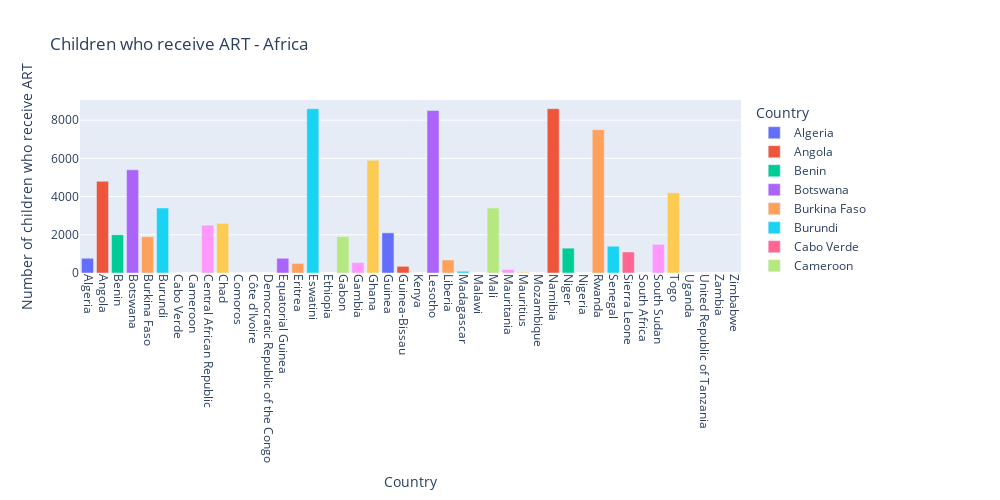

Notebook source saved alongside this figure:
### Code cell
fig = px.bar(ChildrenreceivingART, x=ChildrenreceivingART.index, y='Reported number of children receiving ART', 
             title="Children who receive ART - Africa",
             labels={'Reported number of children receiving ART': 'Number of children who receive ART'},
             color=ChildrenreceivingART.index,  # Color by the index
             height=500, width=1000)

fig.update_xaxes(tickangle=90)
fig.show()

### Figure 1 — Plotly figure (JSON) as saved in the notebook; plotly's stock layout.template omitted (floating-point values rounded to 4 significant figures)
{"data": [{"alignmentgroup": "True", "hovertemplate": "Country=%{x}<br>Number of children who receive ART=%{y}<extra></extra>", "legendgroup": "Algeria", "marker": {"color": "#636efa", "pattern": {"shape": ""}}, "name": "Algeria", "offsetgroup": "Algeria", "orientation": "v", "showlegend": true, "textposition": "auto", "type": "bar", "x": ["Algeria"], "xaxis": "x", "y": [770], "yaxis": "y"}, {"alignmentgroup": "True", "hovertemplate": "Country=%{x}<br>Number of children who receive ART=%{y}<extra></extra>", "legendgroup": "Angola", "marker": {"color": "#EF553B", "pattern": {"shape": ""}}, "name": "Angola", "offsetgroup": "Angola", "orientation": "v", "showlegend": true, "textposition": "auto", "type": "bar", "x": ["Angola"], "xaxis": "x", "y": [4800], "yaxis": "y"}, {"alignmentgroup": "True", "hovertemplate": "Country=%{x}<br>Number of children who receive ART=%{y}<extra></extra>", "legendgroup": "Benin", "marker": {"color": "#00cc96", "pattern": {"shape": ""}}, "name": "Benin", "offsetgroup": "Benin", "orientation": "v", "showlegend": true, "textposition": "auto", "type": "bar", "x": ["Benin"], "xaxis": "x", "y": [2000], "yaxis": "y"}, {"alignmentgroup": "True", "hovertemplate": "Country=%{x}<br>Number of children who receive ART=%{y}<extra></extra>", "legendgroup": "Botswana", "marker": {"color": "#ab63fa", "pattern": {"shape": ""}}, "name": "Botswana", "offsetgroup": "Botswana", "orientation": "v", "showlegend": true, "textposition": "auto", "type": "bar", "x": ["Botswana"], "xaxis": "x", "y": [5400], "yaxis": "y"}, {"alignmentgroup": "True", "hovertemplate": "Country=%{x}<br>Number of children who receive ART=%{y}<extra></extra>", "legendgroup": "Burkina Faso", "marker": {"color": "#FFA15A", "pattern": {"shape": ""}}, "name": "Burkina Faso", "offsetgroup": "Burkina Faso", "orientation": "v", "showlegend": true, "textposition": "auto", "type": "bar", "x": ["Burkina Faso"], "xaxis": "x", "y": [1900], "yaxis": "y"}, {"alignmentgroup": "True", "hovertemplate": "Country=%{x}<br>Number of children who receive ART=%{y}<extra></extra>", "legendgroup": "Burundi", "marker": {"color": "#19d3f3", "pattern": {"shape": ""}}, "name": "Burundi", "offsetgroup": "Burundi", "orientation": "v", "showlegend": true, "textposition": "auto", "type": "bar", "x": ["Burundi"], "xaxis": "x", "y": [3400], "yaxis": "y"}, {"alignmentgroup": "True", "hovertemplate": "Country=%{x}<br>Number of children who receive ART=%{y}<extra></extra>", "legendgroup": "Cabo Verde", "marker": {"color": "#FF6692", "pattern": {"shape": ""}}, "name": "Cabo Verde", "offsetgroup": "Cabo Verde", "orientation": "v", "showlegend": true, "textposition": "auto", "type": "bar", "x": ["Cabo Verde"], "xaxis": "x", "y": [0], "yaxis": "y"}, {"alignmentgroup": "True", "hovertemplate": "Country=%{x}<br>Number of children who receive ART=%{y}<extra></extra>", "legendgroup": "Cameroon", "marker": {"color": "#B6E880", "pattern": {"shape": ""}}, "name": "Cameroon", "offsetgroup": "Cameroon", "orientation": "v", "showlegend": true, "textposition": "auto", "type": "bar", "x": ["Cameroon"], "xaxis": "x", "y": [null], "yaxis": "y"}, {"alignmentgroup": "True", "hovertemplate": "Country=%{x}<br>Number of children who receive ART=%{y}<extra></extra>", "legendgroup": "Central African Republic", "marker": {"color": "#FF97FF", "pattern": {"shape": ""}}, "name": "Central African Republic", "offsetgroup": "Central African Republic", "orientation": "v", "showlegend": true, "textposition": "auto", "type": "bar", "x": ["Central African Republic"], "xaxis": "x", "y": [2500], "yaxis": "y"}, {"alignmentgroup": "True", "hovertemplate": "Country=%{x}<br>Number of children who receive ART=%{y}<extra></extra>", "legendgroup": "Chad", "marker": {"color": "#FECB52", "pattern": {"shape": ""}}, "name": "Chad", "offsetgroup": "Chad", "orientation": "v", "showlegend": true, "textposition": "auto", "type": "bar", "x": ["Chad"], "xaxis": "x", "y": [2600], "yaxis": "y"}, {"alignmentgroup": "True", "hovertemplate": "Country=%{x}<br>Number of children who receive ART=%{y}<extra></extra>", "legendgroup": "Comoros", "marker": {"color": "#636efa", "pattern": {"shape": ""}}, "name": "Comoros", "offsetgroup": "Comoros", "orientation": "v", "showlegend": true, "textposition": "auto", "type": "bar", "x": ["Comoros"], "xaxis": "x", "y": [0], "yaxis": "y"}, {"alignmentgroup": "True", "hovertemplate": "Country=%{x}<br>Number of children who receive ART=%{y}<extra></extra>", "legendgroup": "Côte d'Ivoire", "marker": {"color": "#EF553B", "pattern": {"shape": ""}}, "name": "Côte d'Ivoire", "offsetgroup": "Côte d'Ivoire", "orientation": "v", "showlegend": true, "textposition": "auto", "type": "bar", "x": ["Côte d'Ivoire"], "xaxis": "x", "y": [null], "yaxis": "y"}, {"alignmentgroup": "True", "hovertemplate": "Country=%{x}<br>Number of children who receive ART=%{y}<extra></extra>", "legendgroup": "Democratic Republic of the Congo", "marker": {"color": "#00cc96", "pattern": {"shape": ""}}, "name": "Democratic Republic of the Congo", "offsetgroup": "Democratic Republic of the Congo", "orientation": "v", "showlegend": true, "textposition": "auto", "type": "bar", "x": ["Democratic Republic of the Congo"], "xaxis": "x", "y": [null], "yaxis": "y"}, {"alignmentgroup": "True", "hovertemplate": "Country=%{x}<br>Number of children who receive ART=%{y}<extra></extra>", "legendgroup": "Equatorial Guinea", "marker": {"color": "#ab63fa", "pattern": {"shape": ""}}, "name": "Equatorial Guinea", "offsetgroup": "Equatorial Guinea", "orientation": "v", "showlegend": true, "textposition": "auto", "type": "bar", "x": ["Equatorial Guinea"], "xaxis": "x", "y": [770], "yaxis": "y"}, {"alignmentgroup": "True", "hovertemplate": "Country=%{x}<br>Number of children who receive ART=%{y}<extra></extra>", "legendgroup": "Eritrea", "marker": {"color": "#FFA15A", "pattern": {"shape": ""}}, "name": "Eritrea", "offsetgroup": "Eritrea", "orientation": "v", "showlegend": true, "textposition": "auto", "type": "bar", "x": ["Eritrea"], "xaxis": "x", "y": [500], "yaxis": "y"}, {"alignmentgroup": "True", "hovertemplate": "Country=%{x}<br>Number of children who receive ART=%{y}<extra></extra>", "legendgroup": "Eswatini", "marker": {"color": "#19d3f3", "pattern": {"shape": ""}}, "name": "Eswatini", "offsetgroup": "Eswatini", "orientation": "v", "showlegend": true, "textposition": "auto", "type": "bar", "x": ["Eswatini"], "xaxis": "x", "y": [8600], "yaxis": "y"}, {"alignmentgroup": "True", "hovertemplate": "Country=%{x}<br>Number of children who receive ART=%{y}<extra></extra>", "legendgroup": "Ethiopia", "marker": {"color": "#FF6692", "pattern": {"shape": ""}}, "name": "Ethiopia", "offsetgroup": "Ethiopia", "orientation": "v", "showlegend": true, "textposition": "auto", "type": "bar", "x": ["Ethiopia"], "xaxis": "x", "y": [null], "yaxis": "y"}, {"alignmentgroup": "True", "hovertemplate": "Country=%{x}<br>Number of children who receive ART=%{y}<extra></extra>", "legendgroup": "Gabon", "marker": {"color": "#B6E880", "pattern": {"shape": ""}}, "name": "Gabon", "offsetgroup": "Gabon", "orientation": "v", "showlegend": true, "textposition": "auto", "type": "bar", "x": ["Gabon"], "xaxis": "x", "y": [1900], "yaxis": "y"}, {"alignmentgroup": "True", "hovertemplate": "Country=%{x}<br>Number of children who receive ART=%{y}<extra></extra>", "legendgroup": "Gambia", "marker": {"color": "#FF97FF", "pattern": {"shape": ""}}, "name": "Gambia", "offsetgroup": "Gambia", "orientation": "v", "showlegend": true, "textposition": "auto", "type": "bar", "x": ["Gambia"], "xaxis": "x", "y": [550], "yaxis": "y"}, {"alignmentgroup": "True", "hovertemplate": "Country=%{x}<br>Number of children who receive ART=%{y}<extra></extra>", "legendgroup": "Ghana", "marker": {"color": "#FECB52", "pattern": {"shape": ""}}, "name": "Ghana", "offsetgroup": "Ghana", "orientation": "v", "showlegend": true, "textposition": "auto", "type": "bar", "x": ["Ghana"], "xaxis": "x", "y": [5900], "yaxis": "y"}, {"alignmentgroup": "True", "hovertemplate": "Country=%{x}<br>Number of children who receive ART=%{y}<extra></extra>", "legendgroup": "Guinea", "marker": {"color": "#636efa", "pattern": {"shape": ""}}, "name": "Guinea", "offsetgroup": "Guinea", "orientation": "v", "showlegend": true, "textposition": "auto", "type": "bar", "x": ["Guinea"], "xaxis": "x", "y": [2100], "yaxis": "y"}, {"alignmentgroup": "True", "hovertemplate": "Country=%{x}<br>Number of children who receive ART=%{y}<extra></extra>", "legendgroup": "Guinea-Bissau", "marker": {"color": "#EF553B", "pattern": {"shape": ""}}, "name": "Guinea-Bissau", "offsetgroup": "Guinea-Bissau", "orientation": "v", "showlegend": true, "textposition": "auto", "type": "bar", "x": ["Guinea-Bissau"], "xaxis": "x", "y": [350], "yaxis": "y"}, {"alignmentgroup": "True", "hovertemplate": "Country=%{x}<br>Number of children who receive ART=%{y}<extra></extra>", "legendgroup": "Kenya", "marker": {"color": "#00cc96", "pattern": {"shape": ""}}, "name": "Kenya", "offsetgroup": "Kenya", "orientation": "v", "showlegend": true, "textposition": "auto", "type": "bar", "x": ["Kenya"], "xaxis": "x", "y": [null], "yaxis": "y"}, {"alignmentgroup": "True", "hovertemplate": "Country=%{x}<br>Number of children who receive ART=%{y}<extra></extra>", "legendgroup": "Lesotho", "marker": {"color": "#ab63fa", "pattern": {"shape": ""}}, "name": "Lesotho", "offsetgroup": "Lesotho", "orientation": "v", "showlegend": true, "textposition": "auto", "type": "bar", "x": ["Lesotho"], "xaxis": "x", "y": [8500], "yaxis": "y"}, {"alignmentgroup": "True", "hovertemplate": "Country=%{x}<br>Number of children who receive ART=%{y}<extra></extra>", "legendgroup": "Liberia", "marker": {"color": "#FFA15A", "pattern": {"shape": ""}}, "name": "Liberia", "offsetgroup": "Liberia", "orientation": "v", "showlegend": true, "textposition": "auto", "type": "bar", "x": ["Liberia"], "xaxis": "x", "y": [680], "yaxis": "y"}, {"alignmentgroup": "True", "hovertemplate": "Country=%{x}<br>Number of children who receive ART=%{y}<extra></extra>", "legendgroup": "Madagascar", "marker": {"color": "#19d3f3", "pattern": {"shape": ""}}, "name": "Madagascar", "offsetgroup": "Madagascar", "orientation": "v", "showlegend": true, "textposition": "auto", "type": "bar", "x": ["Madagascar"], "xaxis": "x", "y": [90], "yaxis": "y"}, {"alignmentgroup": "True", "hovertemplate": "Country=%{x}<br>Number of children who receive ART=%{y}<extra></extra>", "legendgroup": "Malawi", "marker": {"color": "#FF6692", "pattern": {"shape": ""}}, "name": "Malawi", "offsetgroup": "Malawi", "orientation": "v", "showlegend": true, "textposition": "auto", "type": "bar", "x": ["Malawi"], "xaxis": "x", "y": [null], "yaxis": "y"}, {"alignmentgroup": "True", "hovertemplate": "Country=%{x}<br>Number of children who receive ART=%{y}<extra></extra>", "legendgroup": "Mali", "marker": {"color": "#B6E880", "pattern": {"shape": ""}}, "name": "Mali", "offsetgroup": "Mali", "orientation": "v", "showlegend": true, "textposition": "auto", "type": "bar", "x": ["Mali"], "xaxis": "x", "y": [3400], "yaxis": "y"}, {"alignmentgroup": "True", "hovertemplate": "Country=%{x}<br>Number of children who receive ART=%{y}<extra></extra>", "legendgroup": "Mauritania", "marker": {"color": "#FF97FF", "pattern": {"shape": ""}}, "name": "Mauritania", "offsetgroup": "Mauritania", "orientation": "v", "showlegend": true, "textposition": "auto", "type": "bar", "x": ["Mauritania"], "xaxis": "x", "y": [180], "yaxis": "y"}, {"alignmentgroup": "True", "hovertemplate": "Country=%{x}<br>Number of children who receive ART=%{y}<extra></extra>", "legendgroup": "Mauritius", "marker": {"color": "#FECB52", "pattern": {"shape": ""}}, "name": "Mauritius", "offsetgroup": "Mauritius", "orientation": "v", "showlegend": true, "textposition": "auto", "type": "bar", "x": ["Mauritius"], "xaxis": "x", "y": [40], "yaxis": "y"}, {"alignmentgroup": "True", "hovertemplate": "Country=%{x}<br>Number of children who receive ART=%{y}<extra></extra>", "legendgroup": "Mozambique", "marker": {"color": "#636efa", "pattern": {"shape": ""}}, "name": "Mozambique", "offsetgroup": "Mozambique", "orientation": "v", "showlegend": true, "textposition": "auto", "type": "bar", "x": ["Mozambique"], "xaxis": "x", "y": [null], "yaxis": "y"}, {"alignmentgroup": "True", "hovertemplate": "Country=%{x}<br>Number of children who receive ART=%{y}<extra></extra>", "legendgroup": "Namibia", "marker": {"color": "#EF553B", "pattern": {"shape": ""}}, "name": "Namibia", "offsetgroup": "Namibia", "orientation": "v", "showlegend": true, "textposition": "auto", "type": "bar", "x": ["Namibia"], "xaxis": "x", "y": [8600], "yaxis": "y"}, {"alignmentgroup": "True", "hovertemplate": "Country=%{x}<br>Number of children who receive ART=%{y}<extra></extra>", "legendgroup": "Niger", "marker": {"color": "#00cc96", "pattern": {"shape": ""}}, "name": "Niger", "offsetgroup": "Niger", "orientation": "v", "showlegend": true, "textposition": "auto", "type": "bar", "x": ["Niger"], "xaxis": "x", "y": [1300], "yaxis": "y"}, {"alignmentgroup": "True", "hovertemplate": "Country=%{x}<br>Number of children who receive ART=%{y}<extra></extra>", "legendgroup": "Nigeria", "marker": {"color": "#ab63fa", "pattern": {"shape": ""}}, "name": "Nigeria", "offsetgroup": "Nigeria", "orientation": "v", "showlegend": true, "textposition": "auto", "type": "bar", "x": ["Nigeria"], "xaxis": "x", "y": [null], "yaxis": "y"}, {"alignmentgroup": "True", "hovertemplate": "Country=%{x}<br>Number of children who receive ART=%{y}<extra></extra>", "legendgroup": "Rwanda", "marker": {"color": "#FFA15A", "pattern": {"shape": ""}}, "name": "Rwanda", "offsetgroup": "Rwanda", "orientation": "v", "showlegend": true, "textposition": "auto", "type": "bar", "x": ["Rwanda"], "xaxis": "x", "y": [7500], "yaxis": "y"}, {"alignmentgroup": "True", "hovertemplate": "Country=%{x}<br>Number of children who receive ART=%{y}<extra></extra>", "legendgroup": "Senegal", "marker": {"color": "#19d3f3", "pattern": {"shape": ""}}, "name": "Senegal", "offsetgroup": "Senegal", "orientation": "v", "showlegend": true, "textposition": "auto", "type": "bar", "x": ["Senegal"], "xaxis": "x", "y": [1400], "yaxis": "y"}, {"alignmentgroup": "True", "hovertemplate": "Country=%{x}<br>Number of children who receive ART=%{y}<extra></extra>", "legendgroup": "Sierra Leone", "marker": {"color": "#FF6692", "pattern": {"shape": ""}}, "name": "Sierra Leone", "offsetgroup": "Sierra Leone", "orientation": "v", "showlegend": true, "textposition": "auto", "type": "bar", "x": ["Sierra Leone"], "xaxis": "x", "y": [1100], "yaxis": "y"}, {"alignmentgroup": "True", "hovertemplate": "Country=%{x}<br>Number of children who receive ART=%{y}<extra></extra>", "legendgroup": "South Africa", "marker": {"color": "#B6E880", "pattern": {"shape": ""}}, "name": "South Africa", "offsetgroup": "South Africa", "orientation": "v", "showlegend": true, "textposition": "auto", "type": "bar", "x": ["South Africa"], "xaxis": "x", "y": [null], "yaxis": "y"}, {"alignmentgroup": "True", "hovertemplate": "Country=%{x}<br>Number of children who receive ART=%{y}<extra></extra>", "legendgroup": "South Sudan", "marker": {"color": "#FF97FF", "pattern": {"shape": ""}}, "name": "South Sudan", "offsetgroup": "South Sudan", "orientation": "v", "showlegend": true, "textposition": "auto", "type": "bar", "x": ["South Sudan"], "xaxis": "x", "y": [1500], "yaxis": "y"}, {"alignmentgroup": "True", "hovertemplate": "Country=%{x}<br>Number of children who receive ART=%{y}<extra></extra>", "legendgroup": "Togo", "marker": {"color": "#FECB52", "pattern": {"shape": ""}}, "name": "Togo", "offsetgroup": "Togo", "orientation": "v", "showlegend": true, "textposition": "auto", "type": "bar", "x": ["Togo"], "xaxis": "x", "y": [4200], "yaxis": "y"}, {"alignmentgroup": "True", "hovertemplate": "Country=%{x}<br>Number of children who receive ART=%{y}<extra></extra>", "legendgroup": "Uganda", "marker": {"color": "#636efa", "pattern": {"shape": ""}}, "name": "Uganda", "offsetgroup": "Uganda", "orientation": "v", "showlegend": true, "textposition": "auto", "type": "bar", "x": ["Uganda"], "xaxis": "x", "y": [null], "yaxis": "y"}, {"alignmentgroup": "True", "hovertemplate": "Country=%{x}<br>Number of children who receive ART=%{y}<extra></extra>", "legendgroup": "United Republic of Tanzania", "marker": {"color": "#EF553B", "pattern": {"shape": ""}}, "name": "United Republic of Tanzania", "offsetgroup": "United Republic of Tanzania", "orientation": "v", "showlegend": true, "textposition": "auto", "type": "bar", "x": ["United Republic of Tanzania"], "xaxis": "x", "y": [null], "yaxis": "y"}, {"alignmentgroup": "True", "hovertemplate": "Country=%{x}<br>Number of children who receive ART=%{y}<extra></extra>", "legendgroup": "Zambia", "marker": {"color": "#00cc96", "pattern": {"shape": ""}}, "name": "Zambia", "offsetgroup": "Zambia", "orientation": "v", "showlegend": true, "textposition": "auto", "type": "bar", "x": ["Zambia"], "xaxis": "x", "y": [null], "yaxis": "y"}, {"alignmentgroup": "True", "hovertemplate": "Country=%{x}<br>Number of children who receive ART=%{y}<extra></extra>", "legendgroup": "Zimbabwe", "marker": {"color": "#ab63fa", "pattern": {"shape": ""}}, "name": "Zimbabwe", "offsetgroup": "Zimbabwe", "orientation": "v", "showlegend": true, "textposition": "auto", "type": "bar", "x": ["Zimbabwe"], "xaxis": "x", "y": [null], "yaxis": "y"}], "layout": {"barmode": "relative", "height": 500, "legend": {"title": {"text": "Country"}, "tracegroupgap": 0}, "title": {"text": "Children who receive ART - Africa"}, "width": 1000, "xaxis": {"anchor": "y", "categoryarray": ["Algeria", "Angola", "Benin", "Botswana", "Burkina Faso", "Burundi", "Cabo Verde", "Cameroon", "Central African Republic", "Chad", "Comoros", "Côte d'Ivoire", "Democratic Republic of the Congo", "Equatorial Guinea", "Eritrea", "Eswatini", "Ethiopia", "Gabon", "Gambia", "Ghana", "Guinea", "Guinea-Bissau", "Kenya", "Lesotho", "Liberia", "Madagascar", "Malawi", "Mali", "Mauritania", "Mauritius", "Mozambique", "Namibia", "Niger", "Nigeria", "Rwanda", "Senegal", "Sierra Leone", "South Africa", "South Sudan", "Togo", "Uganda", "United Republic of Tanzania", "Zambia", "Zimbabwe"], "categoryorder": "array", "domain": [0, 1], "tickangle": 90, "title": {"text": "Country"}}, "yaxis": {"anchor": "x", "domain": [0, 1], "title": {"text": "Number of children who receive ART"}}}}
